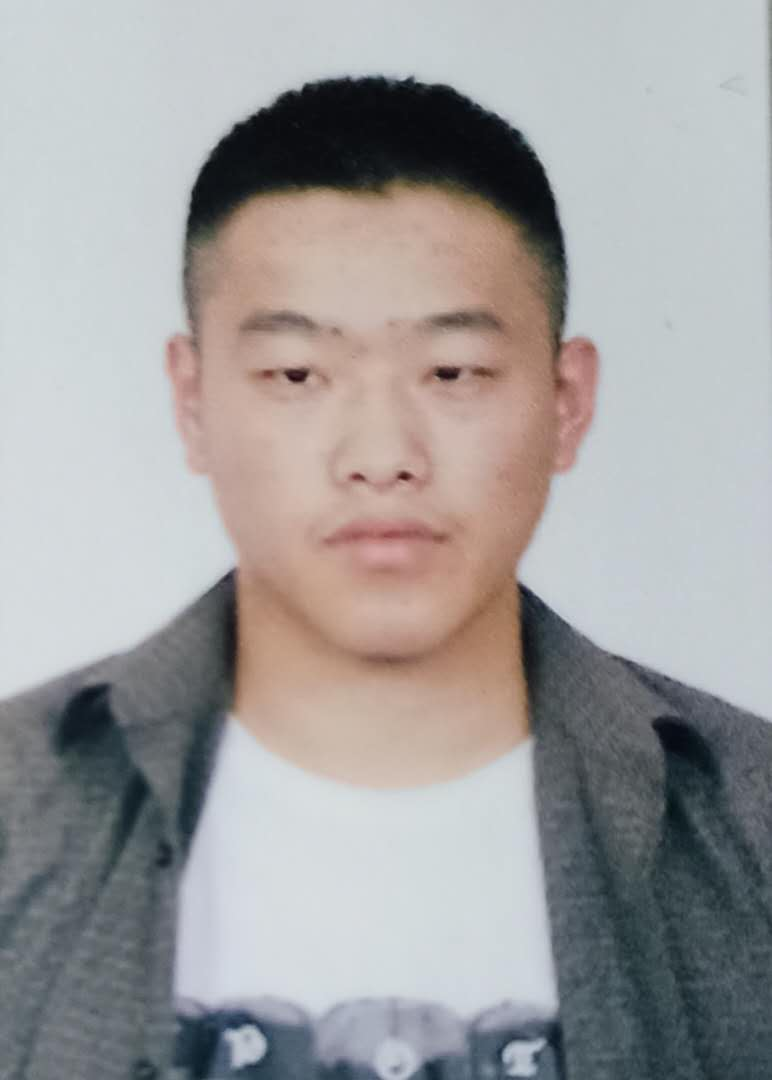
#> input picture img/syt.jpg, 772 x 1080 px, found by its file name
$ python s3.py
#> lines starting #> are read from the running program, lines starting #| are printed output that depends on the picture; after the words box and inside, x2 and y2 are one past the last pixel; in counts of white or black regions, pixels touching at a corner belong together
# -*- config:utf-8 -*-
"""
作者:计AI181宋曜通 201806030121
日期：2020年10月28日
"""
import cv2
import hist as hist
import numpy as np
from matplotlib import pyplot as plt

def cv_show(name,img):
    cv2.imshow(name,img)
    cv2.waitKey(0)
    cv2.destroyAllWindows()

def show_img(img,title,pos):
    img_RGB=img[:,:,::-1]
    plt.subplot(2,3,pos)
    plt.title(title)
    plt.imshow(img)


plt.figure(figsize=(15,6))
plt.suptitle("experiment three",fontsize=14,fontweight="bold")

img = cv2.imread("D:\pycharm\PycharmProject\img\syt.jpg",cv2.COLOR_BGR2BGRA)
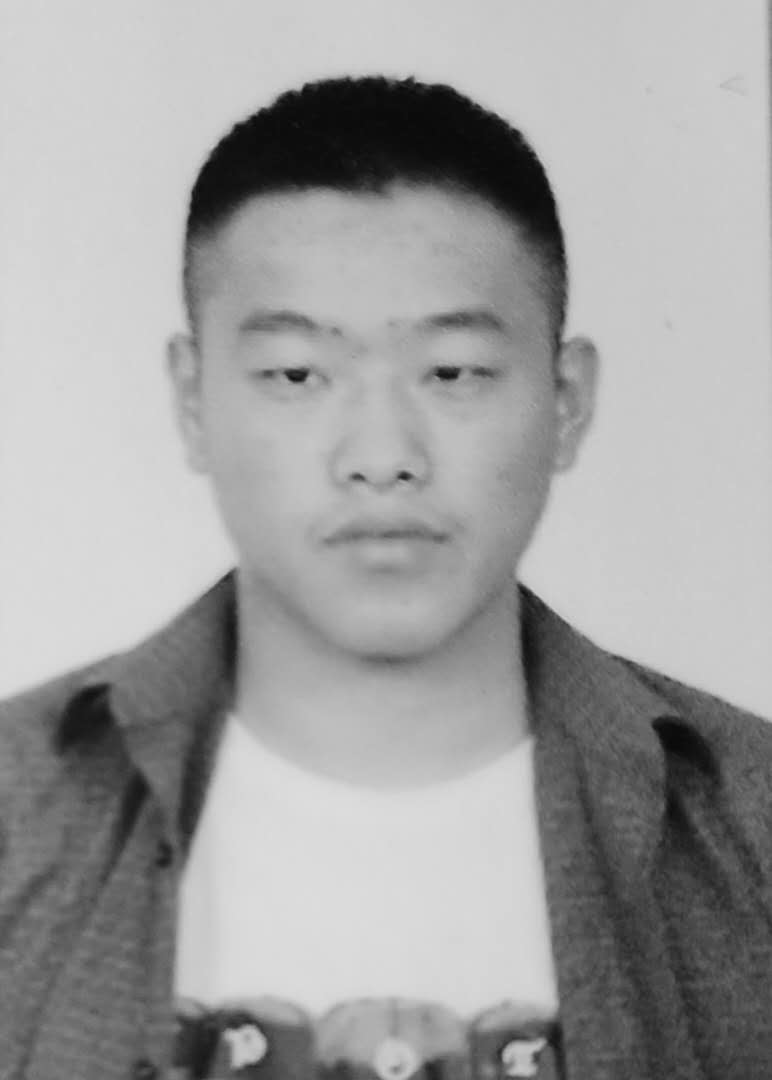
#> img: shape (1080, 772); min 8, max 220, mean 159.2

img_BGR=cv2.cvtColor(img,cv2.COLOR_GRAY2BGR)
show_img(img_BGR,"",1)

# 高斯滤波
img_Guassian = cv2.GaussianBlur(img, (5, 5), 0)

the4 =cv2.adaptiveThreshold(img_Guassian , 255, cv2.ADAPTIVE_THRESH_MEAN_C, cv2.THRESH_BINARY, 11, 2)
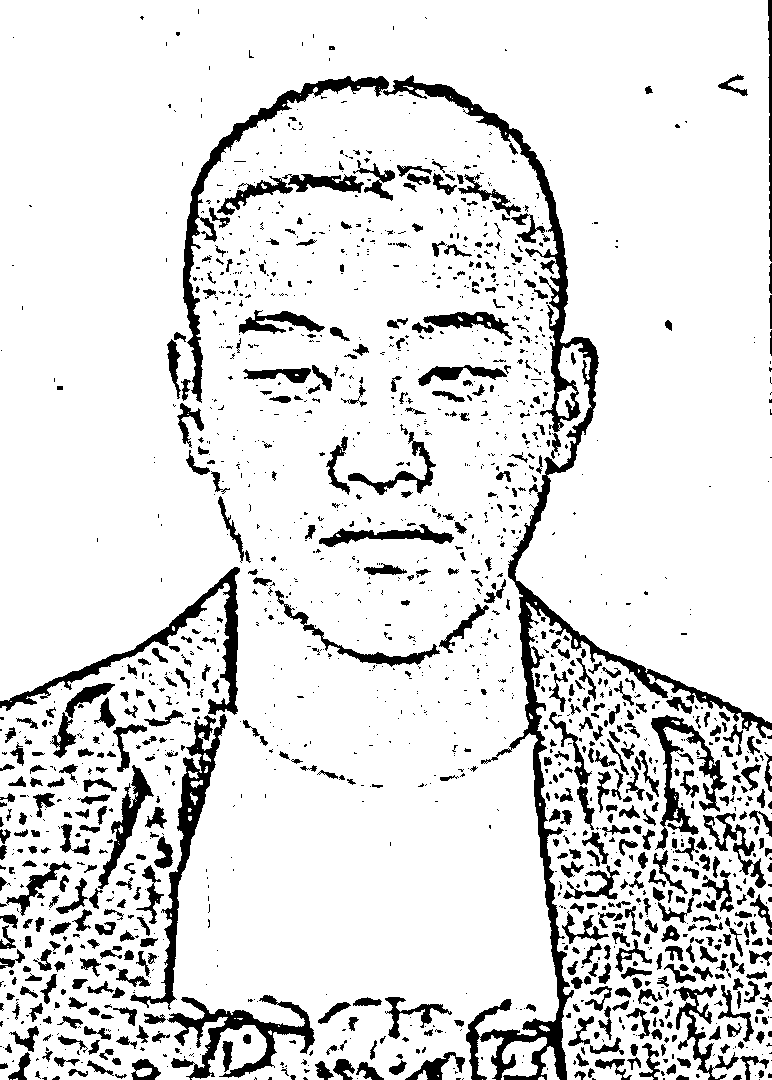
#> the4: shape (1080, 772); 87.3% white; 1718 black regions (1130 under 20 px), largest, box (x1, y1, x2, y2) and area: (383, 75, 772, 1080) 17261, (183, 76, 389, 403) 4423, (130, 714, 227, 1010) 3985
the4_BGR=cv2.cvtColor(the4,cv2.COLOR_GRAY2BGR)
show_img(the4_BGR,"GAUSSIAN+MEAN",2)
#卷积和
kernel = np.ones((3, 3), np.uint8)
#腐蚀
erosion = cv2.erode(the4, kernel, iterations=2)
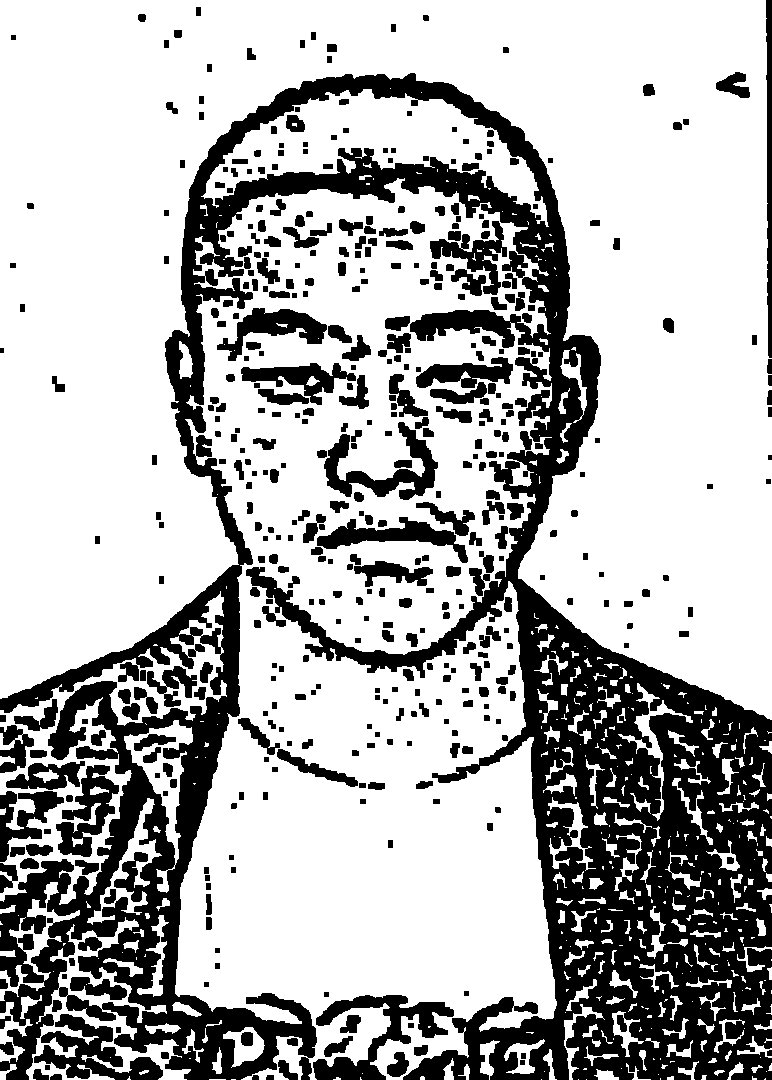
#> erosion: shape (1080, 772); 70.1% white; 464 black regions, largest, box (x1, y1, x2, y2) and area: (0, 73, 772, 1080) 182149, (313, 995, 454, 1080) 4116, (34, 1014, 163, 1080) 3638
erosion_BGR=cv2.cvtColor(erosion ,cv2.COLOR_GRAY2BGR)
show_img(erosion_BGR,"erode",3)
#膨胀
dilation = cv2.dilate(the4, kernel, iterations=1)
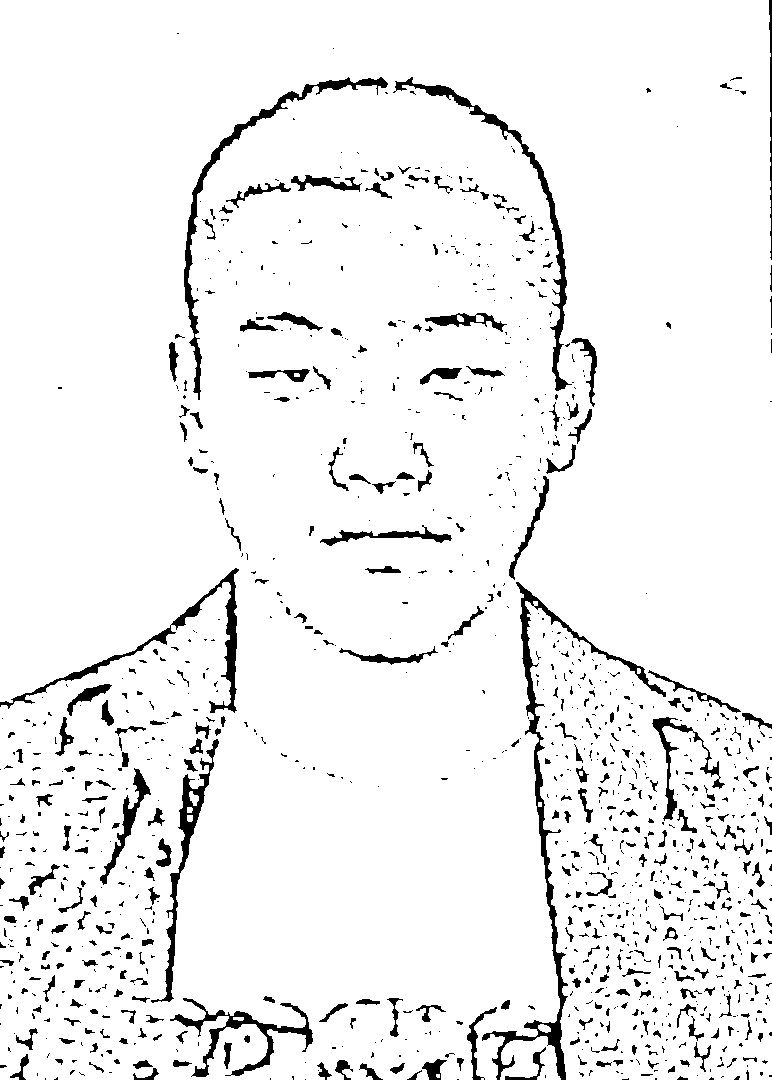
#> dilation: shape (1080, 772); 94.2% white; 1158 black regions (811 under 20 px), largest, box (x1, y1, x2, y2) and area: (482, 582, 666, 1080) 4663, (184, 77, 388, 400) 2791, (393, 77, 572, 391) 2612
dilation_BGR=cv2.cvtColor(dilation ,cv2.COLOR_GRAY2BGR)
show_img(dilation_BGR,"dilate",4)
# 开运算
opening = cv2.morphologyEx(the4, cv2.MORPH_OPEN, kernel)
#> opening: shape (1080, 772); 86.6% white; 1255 black regions (806 under 20 px), largest, box (x1, y1, x2, y2) and area: (167, 75, 772, 1080) 28840, (0, 567, 240, 1010) 8226, (144, 995, 315, 1080) 4194
opening_BGR=cv2.cvtColor(opening ,cv2.COLOR_GRAY2BGR)
show_img(opening_BGR,"opening ",5)
#闭运算
closing = cv2.morphologyEx(the4, cv2.MORPH_CLOSE, kernel)
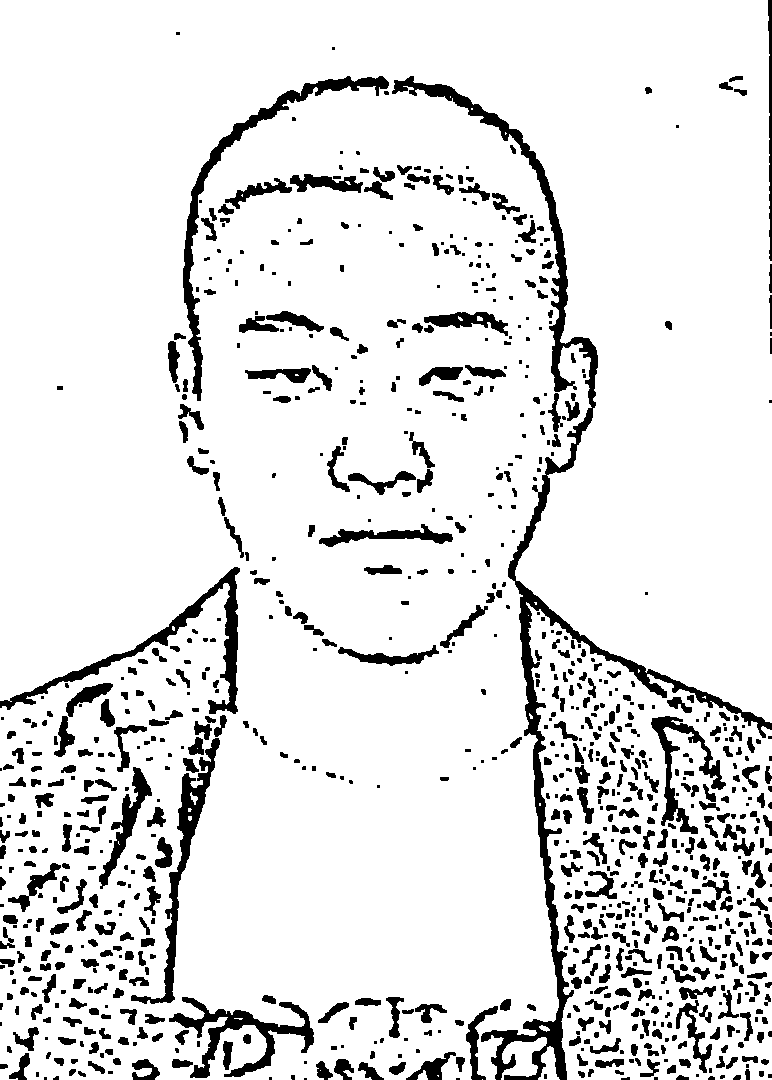
#> closing: shape (1080, 772); 89% white; 955 black regions (311 under 20 px), largest, box (x1, y1, x2, y2) and area: (392, 76, 772, 1080) 14662, (183, 76, 389, 401) 4109, (0, 567, 240, 714) 3772
closing_BGR=cv2.cvtColor(closing ,cv2.COLOR_GRAY2BGR)
show_img(closing_BGR,"closing",6)
plt.show()
